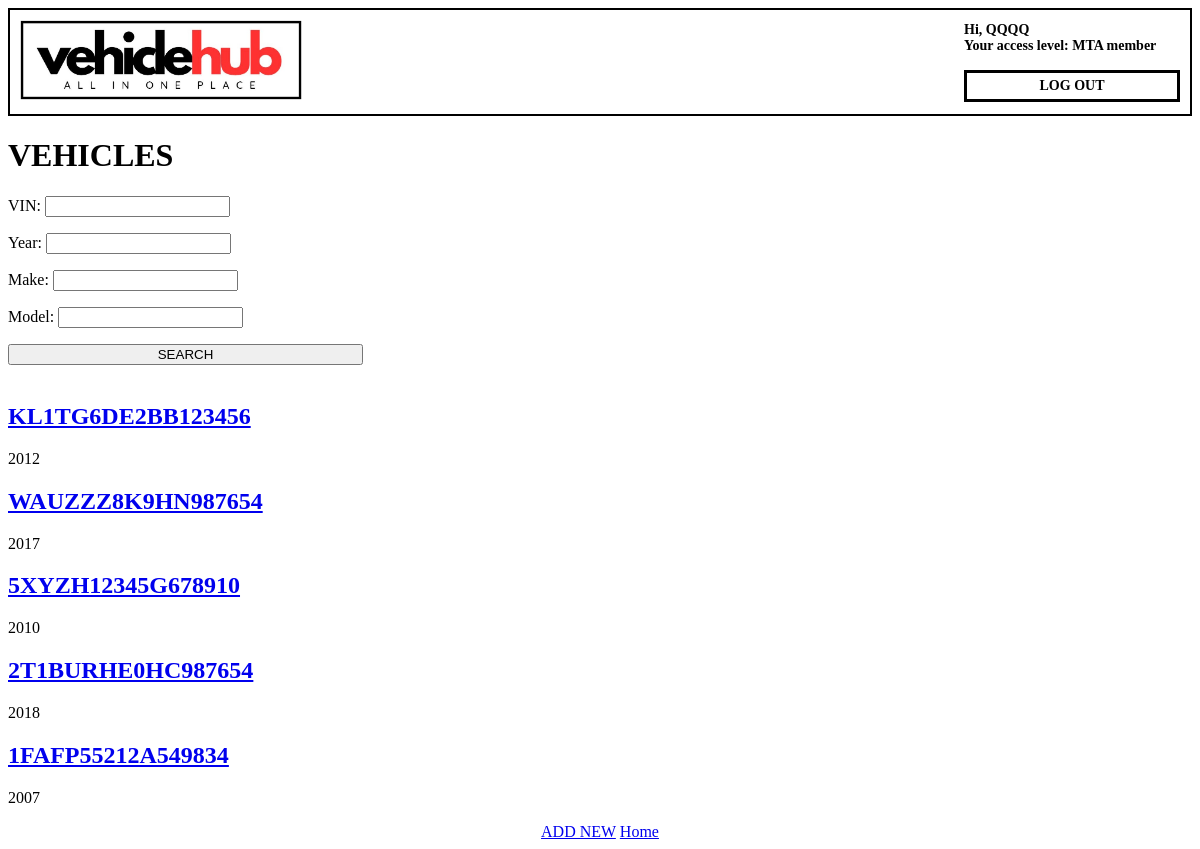
The page /vehiclehub/vehicles/ (signed in) on the database its author committed.
### VehicleHub/models.py (models this page shows, shortened)
class CustomUser(AbstractUser):
    organisation = models.ForeignKey(Organisation, on_delete=models.CASCADE, null=True)
    user_permissions = models.ManyToManyField(Permission, related_name='custom_user_permissions')

class Organisation(models.Model):
    title = models.TextField(max_length=100, null=False)
    address = models.TextField(max_length=200, null=False)
    phone = models.IntegerField(null=False)
    organisation_type = models.ForeignKey(OrganisationType, on_delete=models.CASCADE)

class OrganisationType(models.Model):
    organisation_type = models.TextField(max_length=100, null=False)

class Vehicle(models.Model):
    VIN = models.TextField(max_length=20, null=False)
    year = models.IntegerField(null=False)
    make = models.TextField(max_length=20, null=False)
    model = models.TextField(max_length=20, null=False)
    fuel = models.TextField(max_length=20, null=False)
    output = models.IntegerField(null=False)
    drivetrain = models.TextField(max_length=20, null=False)
    trim_line = models.TextField(max_length=20, null=False)

### VehicleHub/views.py (the view, shortened to what this page needs)
# urls.py: path("vehicles/", VehiclesListView.as_view(), name = "vehicle_list"),
class VehiclesListView(ListView):
    model = Vehicle
    template_name = "vehicle_list.html"
    def get(self, request, *args, **kwargs):
        view = views.vehicle_filter_list
        return view(request, *args, **kwargs)

### VehicleHub/views.py (called while the page is built)
def vehicle_filter_list(request):
    vehicles = Vehicle.objects.all()
    vehicleFilter = VehicleFilter(queryset=vehicles)
    if request.method == "POST":
        vehicleFilter = VehicleFilter(request.POST, queryset=vehicles)
    context = {
        'vehicleFilter': vehicleFilter
    }
    return render(request, 'vehicle_list.html', context)

### VehicleHub/templates/vehicle_list.html (shortened to what this page needs)
{% extends "base.html" %}
{% block content %}
{% if user.is_authenticated %}
<h1>VEHICLES </h1>
<form style="width: 400px" method="POST">
    {{ vehicleFilter.form.as_p }}
    <input type="submit" class="button-dark" style="width: 355px" value="SEARCH" />
</form>
<br />
{% for vehicle in vehicleFilter.qs %}
<div class="tour-entry">
    <h2><a href=" {% url 'vehicle_detail' vehicle.pk %} " >{{vehicle.VIN}}</a></h2>
    <p>{{vehicle.year}}</p>
</div>
{% endfor %}
<center>
    <a href="{% url 'vehicle_new' %}" class="button-dark">ADD NEW</a>
    <a href="{% url 'home' %}">Home</a>
</center>
{% endif %}
{% endblock content %}

### VehicleHub/templates/base.html (shortened to what this page needs)
{% load static %}
<!DOCTYPE html>
<html lang="en">
<head>
    <link rel="stylesheet" href="{% static 'css/base.css' %}">
  </head>
</head>
<body>
    <div class="base-container">
        <div class="base-logo">
          <a href="/login"><img src="{% static 'images/logo1.jpg' %}" height="80px"></a>
        </div>
        <div class="base-text-container">
          <h5 class="base-text">
            {% if user.is_authenticated %}
            Hi, {{user.first_name}} <br>
            {% endif %}
            {% if user.organisation_id > 0 %}
            Your access level: {{user.organisation.organisation_type.organisation_type}}
            {% endif %}<br><br>
            <div class="auth_link">
            <a href="#" onclick="logout()" >LOG OUT</a>
            </div>
          </h5>
        </div>
      </div>
{% block content %} {% endblock content %}
</body>
</html>

### VehicleHub/static/css/base.css (style rules this page uses)
body { font-family: "Tahoma" }
.base-container { display: flex; align-items: center; justify-content: space-between; padding: 10px; border: 2px solid black; }
.base-logo { flex: 1; display: flex; align-items: center; margin: 0px; }
.base-text-container { text-align: right; margin: 0px; }
.base-text { font-size: 14px; text-align: left; margin: 0px; }
.auth_link { color: black; text-decoration: none; border: 3px solid black; padding: 5px; display: inline-block; width: 200px; text-align: center; }
.auth_link a { color: black; text-decoration: none; }

### rows shown on the page
CustomUser: first_name "QQQQ", organisation.organisation_type.organisation_type "MTA member"
Vehicle: VIN "KL1TG6DE2BB123456", year "2012"
Vehicle: VIN "WAUZZZ8K9HN987654", year "2017"
Vehicle: VIN "5XYZH12345G678910", year "2010"
Vehicle: VIN "2T1BURHE0HC987654", year "2018"
Vehicle: VIN "1FAFP55212A549834", year "2007"
